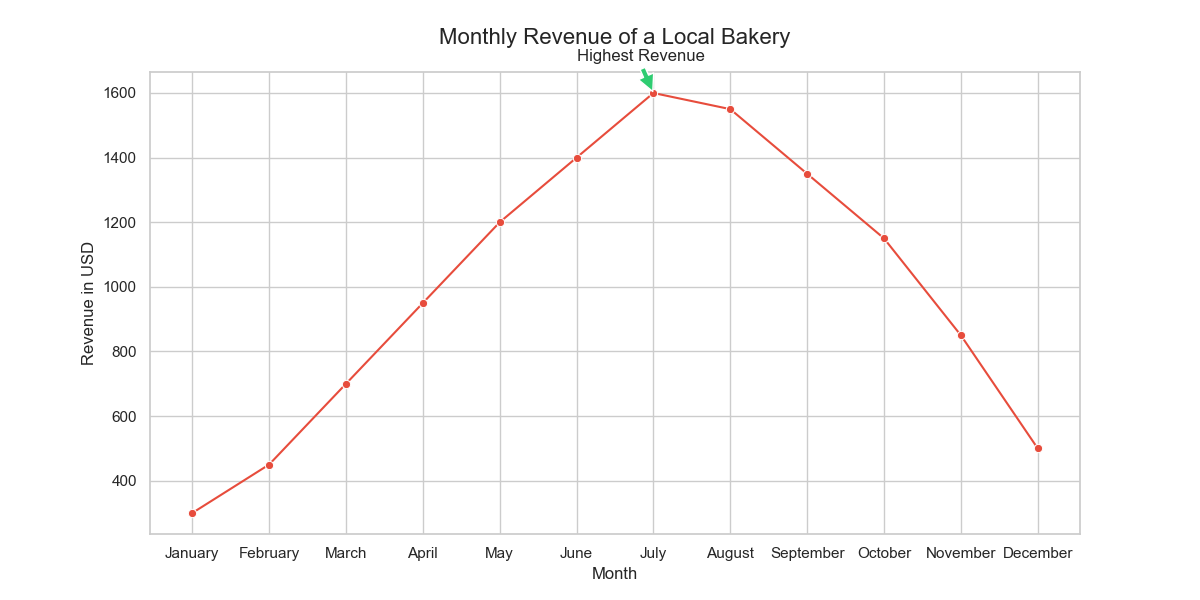

Write Python code to recreate this figure.

import seaborn as sns
import pandas as pd
import matplotlib.pyplot as plt

data = {
    "Month": ["January", "February", "March", "April", "May", "June", 
              "July", "August", "September", "October", "November", "December"],
    "Revenue": [300, 450, 700, 950, 1200, 1400, 1600, 1550, 1350, 1150, 850, 500]
}

df = pd.DataFrame(data)

sns.set(style="whitegrid")

plt.figure(figsize=(12, 6))
line_plot = sns.lineplot(x="Month", y="Revenue", data=df, color="#e74c3c", marker="o")

line_plot.set_title('Monthly Revenue of a Local Bakery', fontsize=16, pad=20)
line_plot.set_xlabel('Month')
line_plot.set_ylabel('Revenue in USD')

plt.annotate('Highest Revenue', xy=('July', 1600), xytext=('June', 1700),
             arrowprops=dict(facecolor='#2ecc71', shrink=0.05))

plt.show()
